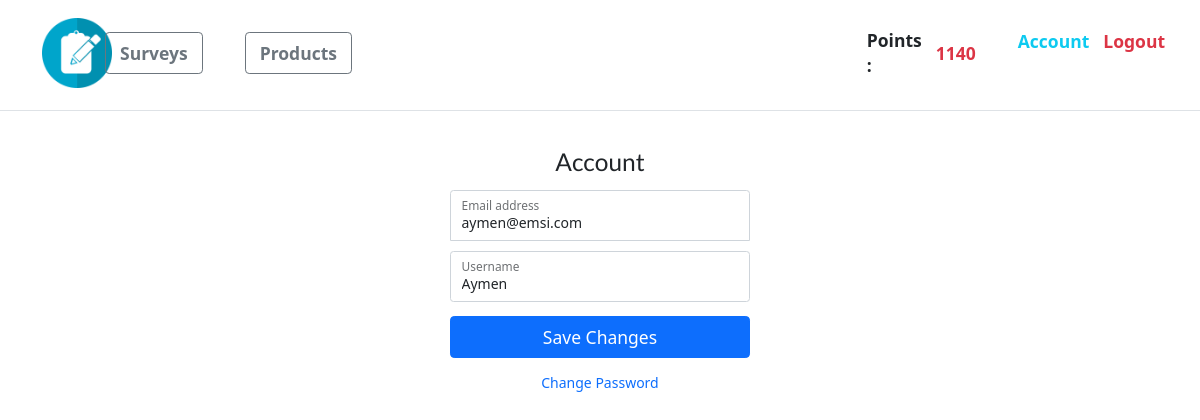
The page /account/ (signed in) on the database its author committed.
### account/models.py (models this page shows, shortened)
class Account(AbstractBaseUser):
    email = models.EmailField(verbose_name="email", max_length=60, unique=True)
    username = models.CharField(max_length=30, unique=True)
    date_joined = models.DateTimeField(
        verbose_name='date joined', auto_now_add=True)
    last_login = models.DateTimeField(verbose_name='last login', auto_now=True)
    is_admin = models.BooleanField(default=False)
    is_active = models.BooleanField(default=True)
    is_staff = models.BooleanField(default=False)
    is_superuser = models.BooleanField(default=False)
    points = models.IntegerField(default=0)
    USERNAME_FIELD = 'email'
    REQUIRED_FIELDS = ['username']
    objects = MyAccountManager()

### account/views.py (the view)
# urls.py: path('account/', account_view, name="account"),
@login_required
def account_view(request):
    context = {}
    if request.POST:
        form = AccountUpdateForm(request.POST, instance=request.user)
        if form.is_valid():
            form.initial = {
                "email": request.POST['email'],
                "username": request.POST['username'],
                "password": request.POST['password'],
            }
            form.save()
            context['success_message'] = "Updated"
    else:
        form = AccountUpdateForm(
            initial={
                "email": request.user.email,
                "username": request.user.username,
                "password": request.user.password,
            }
        )
    context['account_form'] = form
    return render(request, "account/account.html", context)

### account/forms.py (shortened to what this page needs)
class AccountUpdateForm(forms.ModelForm):
	class Meta:
		model = Account
		fields = ('email', 'username', )

### account/templates/account/account.html (shortened to what this page needs)
{% extends 'base.html' %}
{% block content %}
<main class="form-signin" >
  <form method="post">  {% csrf_token %}
    <h1 class="h3 mb-3 fw-normal">Account</h1>
    <div class="form-floating">
      <input
        type="email"
        name="email"
        class="form-control"
        id="floatingInput"
        placeholder="name@example.com"
        value={{account_form.initial.email}}
      />
      <label for="floatingPassword">Email address</label>
    </div>
    <div class="form-floating">
      <input
        type="text"
        name = "username"
        class="form-control"
        id="floatingUsername"
        placeholder="username"
        value={{account_form.initial.username}}
      />
      <label for="floatingPassword">Username</label>
    </div>
    <button class="w-100 btn btn-lg btn-primary" type="submit" >Save Changes</button>
  </form>
  <div class="d-flex flex-column">
    <a class="m-auto mt-3" style="text-decoration: none;" href="{% url 'password_change'%}">Change Password</a>
  </div>
</main>
{% endblock content %}

### templates/snippets/header.html (shortened to what this page needs)
{% load static %}
<link
  href="https://cdn.jsdelivr.net/npm/bootstrap@5.1.3/dist/css/bootstrap.min.css"
  rel="stylesheet"
/>
<div
  class="d-flex flex-column flex-md-row align-items-center pb-1 mb-4 border-bottom"
>
{% if request.user.is_authenticated %}
{% if request.user.is_admin %}
<a href="{% url 'dashboard' %}"> <img class="img-fluid d-block mx-5 " src="{% static 'logo.png' %}" width="70" height="70"> </a>
<a href="{% url 'surveys' %}" class="btn btn-lg btn-outline-secondary fw-bold  mx-4 ">My survey</a>
<a href="{% url 'produit_list_admin' %}" class="btn btn-lg btn-outline-secondary fw-bold  mx-4  ">My Products</a>
<a href="{% url 'user_list' %}" class="btn btn-lg btn-outline-secondary fw-bold  mx-4 ">Users</a>
{% elif not request.user.is_admin%}
<a href="{% url 'home' %}"> <img class="img-fluid d-block mx-5 " src="{% static 'logo.png' %}" width="70" height="70"> </a>
<a href="{% url 'list' %}" class="btn btn-lg btn-outline-secondary fw-bold  mx-4  ">Surveys</a>
<a href="{% url 'produit_list' %}" class="btn btn-lg btn-outline-secondary fw-bold  mx-4  ">Products</a>
{% endif %}
{% else %}
<a href="{% url 'home' %}"> <img class="img-fluid d-block mx-5 " src="{% static 'logo.png' %}" width="70" height="70"> </a>
{% endif %}
  <nav class="d-inline-flex mt-2 mt-md-0 ms-md-auto p-4">
    {% if request.user.is_authenticated %}
    {% if request.user.is_admin %}
    <a href="{% url 'create' %}" class="btn btn-lg btn-outline-secondary fw-bold  mx-4  ">Create Survey</a>
    <a href="{% url 'create_product' %}" class="btn btn-lg btn-outline-secondary fw-bold  mx-4 ">Create Product</a>
    <a
      class="me-3 py-2 text-info fs-5 text-decoration-none fw-bold"
      href="{% url 'account' %}"
      >Account</a
    >
    <a
      class="me-3 py-2 text-danger fs-5 text-decoration-none fw-bold"
      href="{% url 'logout' %}"
      >Logout</a
    >
  {% elif not request.user.is_admin%}
  <p class="m-auto py-2 me-3 fs-5 fw-bold"> Points : </p>
  <p class="m-auto py-2 me-5 fs-5 text-danger fw-bold">
    {{ request.user.points }}
  </p>
  <a
  class="me-3 py-2 text-info fs-5 text-decoration-none fw-bold"
  href="{% url 'account' %}"
  >Account</a
>
<a
  class="me-3 py-2 text-danger fs-5 text-decoration-none fw-bold"
  href="{% url 'logout' %}"
  >Logout</a
>
</nav>
  {% endif %}
  {% endif %}
</div>

### templates/snippets/header.html (style rules this page uses)
form { width: 100%; }

### account/templates/account/account.html (style rules this page uses)
.form-signin { width: 100%; max-width: 330px; padding: 15px; margin: auto; }
.form-signin input[type="email"] { margin-bottom: 10px; border-bottom-right-radius: 0; border-bottom-left-radius: 0; }
.h3 { text-align: center; }

### rows shown on the page
Account: user.points "1140", email "aymen@emsi.com", username "Aymen"
